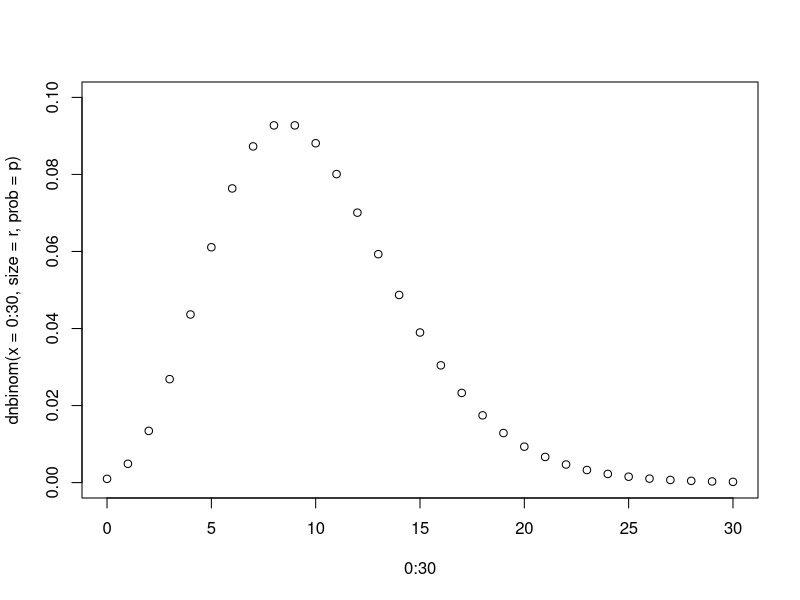
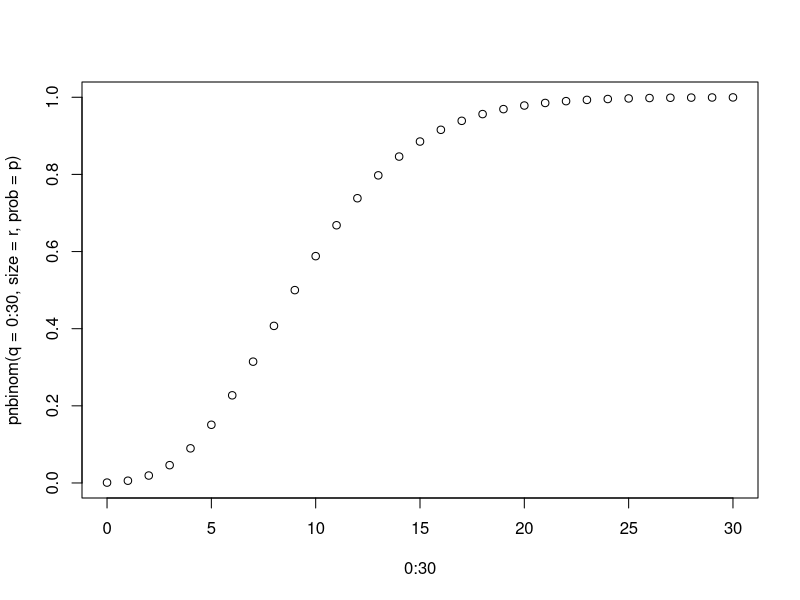
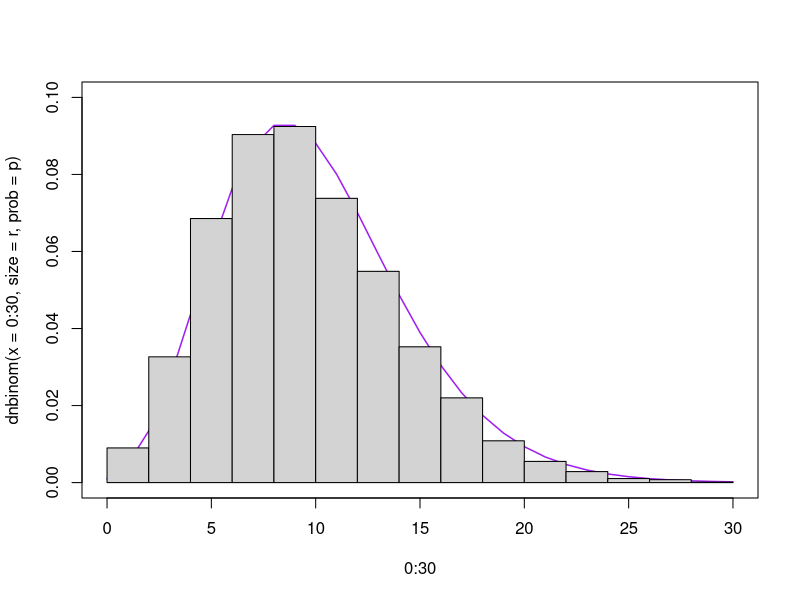

Here is the R script that generated these plots, in order:
## ---- chunk 1
knitr::opts_chunk$set(echo = TRUE)
## ---- chunk 2
p = 0.50
r = 10
plot(0:30, dnbinom(x = 0:30, size = r, prob = p), ylim = c(0, 0.10))
plot(0:30, pnbinom(q = 0:30, size = r, prob = p))
qnbinom(0.25, size = r, prob = p)
qnbinom(0.50, size = r, prob = p)
qnbinom(0.75, size = r, prob = p)
plot(0:30, dnbinom(x = 0:30, size = r, prob = p), type = 'l', col = 'purple', lwd = 1.5, ylim = c(0, 0.10))
hist(rnbinom(10000, size = r, prob = p), freq = FALSE, add = TRUE)
## ---- chunk 3
Sys.setenv(RETICULATE_PYTHON = "/Python38")
